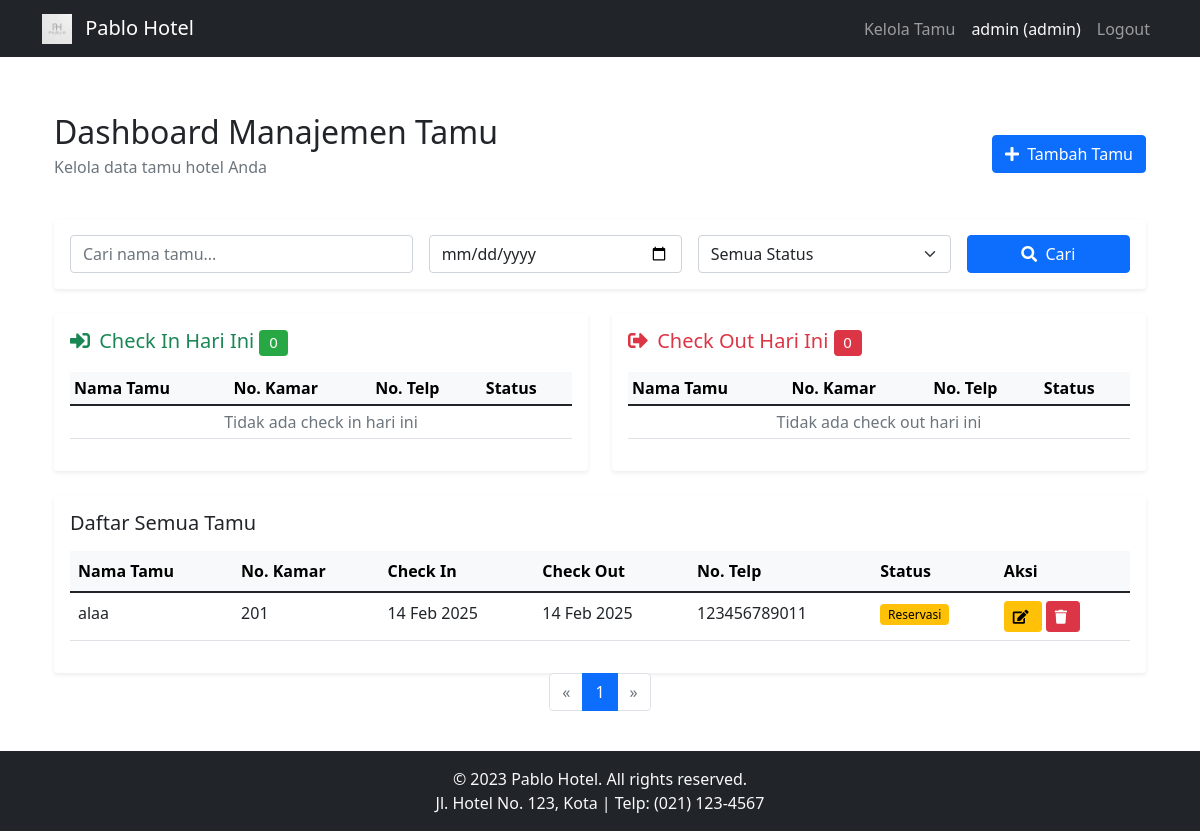
/admin/tamu (signed in), run on the app's committed database.
### app/models/user.py (models this page shows)
class User(UserMixin, db.Model):
    id = db.Column(db.Integer, primary_key=True)
    username = db.Column(db.String(80), unique=True, nullable=False)
    password = db.Column(db.String(80), nullable=False)
    nama = db.Column(db.String(100), nullable=False)
    email = db.Column(db.String(120), nullable=False)
    no_hp = db.Column(db.String(15), nullable=False)
    role = db.Column(db.String(20), nullable=False, default='tamu')

### app/models/hotel.py (models this page shows)
class Tamu(db.Model):
    id = db.Column(db.Integer, primary_key=True)
    nama = db.Column(db.String(100), nullable=False)
    no_kamar = db.Column(db.String(10), nullable=False)
    check_in = db.Column(db.DateTime, nullable=False)
    check_out = db.Column(db.DateTime, nullable=False)
    no_telp = db.Column(db.String(15))
    status = db.Column(db.String(20), default='reservasi')  # reservasi/menginap

### app/controllers/admin.py (the view)
@admin_bp.route('/tamu')
@login_required
@admin_required
def tamu():
    today = datetime.now().date()
    page = request.args.get(get_page_parameter(), type=int, default=1)
    per_page = 4
    search = request.args.get('search', '')
    tanggal = request.args.get('tanggal', '')
    status = request.args.get('status', '')
    query = Tamu.query
    if search:
        query = query.filter(Tamu.nama.ilike(f'%{search}%'))
    if tanggal:
        tanggal_obj = datetime.strptime(tanggal, '%Y-%m-%d').date()
        query = query.filter(
            db.func.date(Tamu.check_in) <= tanggal_obj,
            db.func.date(Tamu.check_out) >= tanggal_obj
        )
    if status:
        query = query.filter(Tamu.status == status)
    daftar_tamu = query.paginate(page=page, per_page=per_page, error_out=False)
    for tamu in daftar_tamu.items:
        reservasi = Reservasi.query.filter_by(
            nama_tamu=tamu.nama,
            check_in=tamu.check_in,
            check_out=tamu.check_out
        ).join(Kamar).filter(Kamar.nomor == tamu.no_kamar).first()
        if reservasi and reservasi.pembayaran:
            for pembayaran in reservasi.pembayaran:
                if pembayaran.status == 'success':
                    tamu.status = 'menginap'
                    break
        else:
            tamu.status = 'reservasi'
    db.session.commit()
    check_in_today = Tamu.query.filter(
        db.func.date(Tamu.check_in) == today
    ).all()
    check_out_today = Tamu.query.filter(
        db.func.date(Tamu.check_out) == today
    ).all()
    return render_template('admin/tamu.html',
        tamu=daftar_tamu.items,
        check_in_today=check_in_today,
        check_out_today=check_out_today,
        pagination=daftar_tamu,
        now=datetime.now()
    )

### app/__init__.py (called while the page is built)
def create_app():
    app = Flask(__name__)
    app.config.from_object(Config)
    db.init_app(app)
    migrate.init_app(app, db)
    login_manager.init_app(app)
    from app.models.user import User
    @login_manager.user_loader
    def load_user(user_id):
        return User.query.get(int(user_id))
    from app.controllers.auth import auth_bp
    from app.controllers.main import main_bp
    from app.controllers.admin import admin_bp
    from app.controllers.reservasi import reservasi_bp
    app.register_blueprint(auth_bp)
    app.register_blueprint(main_bp)
    app.register_blueprint(admin_bp)
    app.register_blueprint(reservasi_bp)
    return app

### app/controllers/admin.py (called while the page is built)
def admin_required(f):
    @wraps(f)
    def decorated_function(*args, **kwargs):
        if not current_user.is_authenticated or current_user.role != 'admin':
            flash('Anda tidak memiliki akses ke halaman ini!')
            return redirect(url_for('main.home'))
        return f(*args, **kwargs)
    return decorated_function

### app/templates/admin/tamu.html (shortened to what this page needs)
{% extends "base.html" %}
{% block content %}
<div class="container">
    <div class="d-flex justify-content-between align-items-center mb-4">
        <div>
            <h2 class="mb-1">Dashboard Manajemen Tamu</h2>
            <p class="text-muted">Kelola data tamu hotel Anda</p>
        </div>
        <button type="button" class="btn btn-primary" data-bs-toggle="modal" data-bs-target="#tambahTamuModal">
            <i class="fas fa-plus"></i> Tambah Tamu
        </button>
    </div>
    <div class="card border-0 shadow-sm mb-4">
        <div class="card-body">
            <form action="{{ url_for('admin.tamu') }}" method="GET" class="row g-3">
                <div class="col-md-4">
                    <input type="text" name="search" class="form-control" placeholder="Cari nama tamu..." value="{{ request.args.get('search', '') }}">
                </div>
                <div class="col-md-3">
                    <input type="date" name="tanggal" class="form-control" value="{{ request.args.get('tanggal', '') }}">
                </div>
                <div class="col-md-3">
                    <select name="status" class="form-select">
                        <option value="">Semua Status</option>
                    </select>
                </div>
                <div class="col-md-2">
                    <button type="submit" class="btn btn-primary w-100">
                        <i class="fas fa-search"></i> Cari
                    </button>
                </div>
            </form>
        </div>
    </div>
    <div class="row mb-4">
        <div class="col-md-6">
            <div class="card border-0 shadow-sm h-100">
                <div class="card-body">
                    <h5 class="card-title text-success">
                        <i class="fas fa-sign-in-alt"></i> Check In Hari Ini
                        <span class="badge bg-success">{{ check_in_today|length }}</span>
                    </h5>
                    <div class="table-responsive mt-3">
                        <table class="table table-sm">
                            <thead class="table-light">
                                <tr>
                                    <th>Nama Tamu</th>
                                    <th>No. Kamar</th>
                                    <th>No. Telp</th>
                                    <th>Status</th>
                                </tr>
                            </thead>
                            <tbody>
                                {% for t in check_in_today %}
                                <tr>
                                    <td>{{ t.nama }}</td>
                                    <td>{{ t.no_kamar }}</td>
                                    <td>{{ t.no_telp }}</td>
                                    <td>
                                        <span class="badge bg-success">Check In</span>
                                    </td>
                                </tr>
                                {% else %}
                                <tr>
                                    <td colspan="4" class="text-center text-muted">Tidak ada check in hari ini</td>
                                </tr>
                                {% endfor %}
                            </tbody>
                        </table>
                    </div>
                </div>
            </div>
        </div>
        <div class="col-md-6">
            <div class="card border-0 shadow-sm h-100">
                <div class="card-body">
                    <h5 class="card-title text-danger">
                        <i class="fas fa-sign-out-alt"></i> Check Out Hari Ini
                        <span class="badge bg-danger">{{ check_out_today|length }}</span>
                    </h5>
                    <div class="table-responsive mt-3">
                        <table class="table table-sm">
                            <thead class="table-light">
                                <tr>
                                    <th>Nama Tamu</th>
                                    <th>No. Kamar</th>
                                    <th>No. Telp</th>
                                    <th>Status</th>
                                </tr>
                            </thead>
                            <tbody>
                                {% for t in check_out_today %}
                                <tr>
                                    <td>{{ t.nama }}</td>
                                    <td>{{ t.no_kamar }}</td>
                                    <td>{{ t.no_telp }}</td>
                                    <td>
                                        <span class="badge bg-danger">Check Out</span>
                                    </td>
                                </tr>
                                {% else %}
                                <tr>
                                    <td colspan="4" class="text-center text-muted">Tidak ada check out hari ini</td>
                                </tr>
                                {% endfor %}
                            </tbody>
                        </table>
                    </div>
                </div>
            </div>
        </div>
    </div>
    <div class="card border-0 shadow-sm">
        <div class="card-body">
            <h5 class="card-title mb-3">Daftar Semua Tamu</h5>
            <div class="table-responsive">
                <table class="table table-hover">
                    <thead class="table-light">
                        <tr>
                            <th>Nama Tamu</th>
                            <th>No. Kamar</th>
                            <th>Check In</th>
                            <th>Check Out</th>
                            <th>No. Telp</th>
                            <th>Status</th>
                            <th>Aksi</th>
                        </tr>
                    </thead>
                    <tbody>
                        {% for t in tamu %}
                        <tr>
                            <td>{{ t.nama }}</td>
                            <td>{{ t.no_kamar }}</td>
                            <td>{{ t.check_in.strftime('%d %b %Y') }}</td>
                            <td>{{ t.check_out.strftime('%d %b %Y') }}</td>
                            <td>{{ t.no_telp }}</td>
                            <td>
                                {% if t.status == 'menginap' %}
                                    <span class="badge bg-success">Menginap</span>
                                {% else %}
                                    <span class="badge bg-warning">Reservasi</span>
                                {% endif %}
                            </td>
                            <td>
                                <button class="btn btn-sm btn-warning" data-bs-toggle="modal" data-bs-target="#editModal{{ t.id }}">
                                    <i class="fas fa-edit"></i>
                                </button>
                                <a href="{{ url_for('admin.hapus_tamu', id=t.id) }}" class="btn btn-sm btn-danger" onclick="return confirm('Yakin ingin menghapus data tamu ini?')">
                                    <i class="fas fa-trash"></i>
                                </a>
                            </td>
                        </tr>
                        {% endfor %}
                    </tbody>
                </table>
            </div>
        </div>
    </div>
    <div class="d-flex justify-content-center">
        <ul class="pagination">
            {% if pagination.has_prev %}
            <li class="page-item">
                <a class="page-link" href="{{ url_for('admin.tamu', page=pagination.prev_num) }}" aria-label="Previous">
                    <span aria-hidden="true">&laquo;</span>
                </a>
            </li>
            {% else %}
            <li class="page-item disabled">
                <span class="page-link" aria-hidden="true">&laquo;</span>
            </li>
            {% endif %}
            {% for page in pagination.iter_pages(left_edge=1, right_edge=1, left_current=2, right_current=2) %}
                {% if page %}
                    {% if page == pagination.page %}
                    <li class="page-item active"><span class="page-link">{{ page }}</span></li>
                    {% else %}
                    <li class="page-item"><a class="page-link" href="{{ url_for('admin.tamu', page=page) }}">{{ page }}</a></li>
                    {% endif %}
                {% else %}
                <li class="page-item disabled"><span class="page-link">…</span></li>
                {% endif %}
            {% endfor %}
            {% if pagination.has_next %}
            <li class="page-item">
                <a class="page-link" href="{{ url_for('admin.tamu', page=pagination.next_num) }}" aria-label="Next">
                    <span aria-hidden="true">&raquo;</span>
                </a>
            </li>
            {% else %}
            <li class="page-item disabled">
                <span class="page-link" aria-hidden="true">&raquo;</span>
            </li>
            {% endif %}
        </ul>
    </div>
</div>
{% endblock %}

### app/templates/base.html (shortened to what this page needs)
<!DOCTYPE html>
<html lang="en">
<head>
    <link href="https://cdn.jsdelivr.net/npm/bootstrap@5.1.3/dist/css/bootstrap.min.css" rel="stylesheet">
    <link rel="stylesheet" href="{{ url_for('static', filename='css/style.css') }}">
    <link rel="stylesheet" href="https://cdnjs.cloudflare.com/ajax/libs/font-awesome/5.15.4/css/all.min.css">
</head>
<body>
    <nav class="navbar navbar-expand-lg navbar-dark bg-dark">
        <div class="container">
            <a class="navbar-brand" href="{{ url_for('main.home') }}">
                <img src="{{ url_for('static', filename='assets/images/logo/logo.jpg') }}"
                     height="30" class="d-inline-block align-text-top me-2">
                Pablo Hotel
            </a>
            <div class="navbar-nav">
                {% if current_user.is_authenticated %}
                    {% if current_user.role == 'admin' %}
                        <a class="nav-link" href="{{ url_for('admin.tamu') }}">Kelola Tamu</a>
                    {% else %}
                        <a class="nav-link" href="{{ url_for('reservasi.index') }}">Reservasi</a>
                    {% endif %}
                    <span class="nav-link text-light">{{ current_user.username }} ({{ current_user.role }})</span>
                    <a class="nav-link" href="{{ url_for('auth.logout') }}">Logout</a>
                {% else %}
                    <a class="nav-link" href="{{ url_for('auth.login') }}">Login</a>
                    <a class="nav-link" href="{{ url_for('auth.register') }}">Register</a>
                {% endif %}
            </div>
        </div>
    </nav>
    <div class="container mt-4">
        {% block content %}{% endblock %}
    </div>
    <footer class="bg-dark text-light py-3 mt-4">
        <div class="container text-center">
            <p class="mb-0">&copy; 2023 Pablo Hotel. All rights reserved.</p>
            <p class="mb-0">Jl. Hotel No. 123, Kota | Telp: (021) 123-4567</p>
        </div>
    </footer>
</body>
</html>

### app/static/css/style.css (style rules this page uses)
.navbar { margin-bottom: 2rem; }
.card { transition: transform 0.2s; }
.table th { font-weight: 600; }
.badge { font-weight: 500; }
.btn-sm { padding: 0.25rem 0.5rem; }
.fas { margin-right: 0.25rem; }
.badge.bg-success { background-color: #28a745 !important; }
.badge.bg-warning { background-color: #ffc107 !important; color: #000; }
.badge.bg-danger { background-color: #dc3545 !important; }
body { display: flex; flex-direction: column; min-height: 100vh; }
.container { flex: 1; }
footer { background-color: #343a40; color: #ffffff; padding: 10px 0; text-align: center; }

### data on the page
User: username "admin", role "admin"
Tamu: nama "alaa", no_kamar "201", check_in "14 Feb 2025", check_out "14 Feb 2025", no_telp "123456789011", status "Reservasi"

### other printed values
{{ check_in_today|length }} "0"
{{ check_out_today|length }} "0"
{{ page }} "1"
